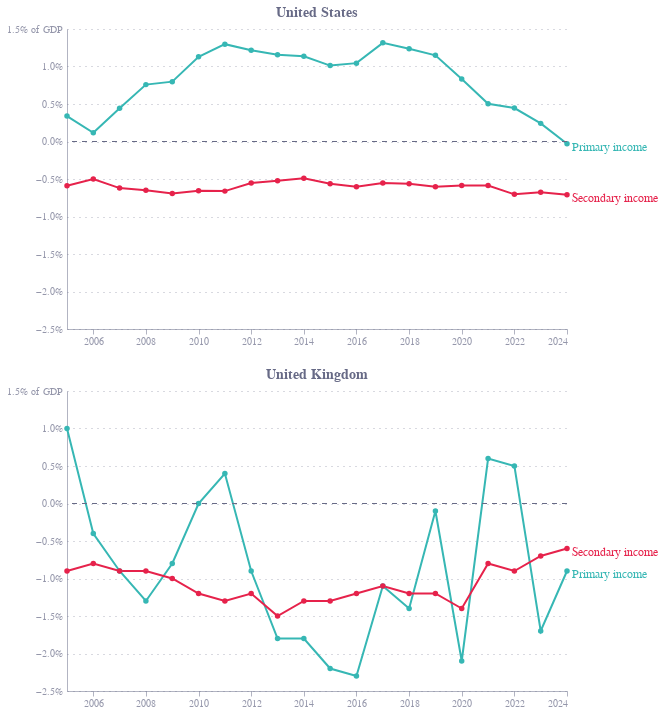

Here is the notebook cell this chart was saved with:
### Code cell
df['end_label'] = np.where(df['date'] == df['date'].max(), df.component, "")


base = alt.Chart(df).encode(
    x=alt.X("date:T", title=""),
    y=alt.Y(
        "value:Q", 
        title="", 
        scale=alt.Scale(domain=[-0.025, 0.015]),
        axis=alt.Axis(
            format=",.1%",
            labelExpr="datum.label + (datum.value == 0.015 ? ' of GDP ' : '')"
        )
    ),
    color=alt.Color("component:N", title="Income Component"),  # << CHANGED HERE
    tooltip=["country", "component", "date", alt.Tooltip("value:Q", format=".2%")]
).mark_line(point=True)

# -----------------------------
# US chart: Primary + Secondary
# -----------------------------
us_chart = base.transform_filter(
    alt.datum.country == "United States"
).mark_line(point=True)

us_chart = (us_chart + zero_rule).properties(
    title=alt.TitleParams(
        text="United States",
        color="#676A86",
        fontWeight="bold",
        frame="group",
        fontSize=14,
        dx=0,
    ),
    width=500,
    height=300
)

# -----------------------------
# UK chart: Primary + Secondary
# -----------------------------
uk_chart = base.transform_filter(
    alt.datum.country == "United Kingdom"
).mark_line(point=True)


# Optional: add end labels (only for US here, adjust if needed)
us_end_labels = alt.Chart(df.query("country == 'United States'")
                          
                          ).mark_text(
    align='left',
    baseline='middle',
    dx=5,
    dy=alt.expr("datum.country == 'United States' ? 3 : -3"),
    fontSize=12,
    fontWeight='normal',
).encode(
    x=alt.X("date:T"),
    y=alt.Y("value:Q"),
    text=alt.Text("end_label:N"),
    color=alt.Color("component:N", title="Country", legend=None),
).transform_filter(
    "datum.end_label != ''"
)

uk_end_labels = alt.Chart(df.query("country == 'United Kingdom'")
                          ).mark_text(
    align='left',
    baseline='middle',
    dx=5,
    dy=alt.expr("datum.country == 'United Kingdom' ? 3 : -3"),
    fontSize=12,
    fontWeight='normal',
).encode(
    x=alt.X("date:T"),
    y=alt.Y("value:Q"),
    text=alt.Text("end_label:N"),
    color=alt.Color("component:N", title="Country", legend=None),
).transform_filter(
    "datum.end_label != ''"
)

us_chart = us_chart + us_end_labels

uk_chart = (uk_chart + zero_rule).properties(
    title=alt.TitleParams(
        text="United Kingdom",
        color="#676A86",
        fontWeight="bold",
        frame="group",
        fontSize=14,
        dx=0,
    ),
    width=500,
    height=300
)
uk_chart = uk_chart + uk_end_labels

# -----------------------------
# Combine vertically: US on top, UK below
# -----------------------------
combined_chart = alt.vconcat(
    us_chart,
    uk_chart
).resolve_scale(
    y='independent'
)

# Save & display
combined_chart.save("charts/US_UK_primary_secondary_income_stacked.png", scale_factor=3)
combined_chart.save("charts/US_UK_primary_secondary_income_stacked.json")
combined_chart.display()

### Figure 1 — Vega-Lite specification as saved in the notebook (floating-point values rounded to 4 significant figures)
{"config": {"font": "Circular Std", "mark": {"line": {"interpolate": "monotone"}}, "view": {"stroke": "transparent", "width": 400, "height": 300}, "range": {"category": ["#36B7B4", "#E6224B", "#F4C245", "#0063AF", "#00A767", "#179FDB", "#EB5C2E"], "diverging": ["#E6224B", "#E54753", "#C9C9C9", "#179FDB", "#122B39"], "heatmap": ["#C9C9C9", "#179FDB", "#0063AF", "#122B39"], "ordinal": ["#00A767", "#36B7B4", "#179FDB", "#0063AF", "#243B5A"]}, "axisX": {"domainColor": "#676A86", "domainOpacity": 0.5, "grid": false, "labelAngle": 0, "labelColor": "#676A86", "labelOpacity": 0.7, "orient": "bottom", "tickColor": "#676A86", "tickCount": 10, "tickOpacity": 0.5, "title": false, "titleAlign": "center", "titleAnchor": "middle", "titleColor": "#676A86", "titleFontSize": 12, "titleOpacity": 0.8, "titleY": -15}, "axisY": {"domainColor": "#676A86", "domainOpacity": 0.5, "gridColor": "#676A86", "gridDash": [1, 5], "gridOpacity": 0.5, "labelColor": "#676A86", "labelOpacity": 0.7, "labelPadding": 5, "tickColor": "#676A86", "tickCount": 8, "tickOpacity": 0.5, "ticks": false, "titleAlign": "left", "titleAngle": 0, "titleBaseline": "bottom", "titleColor": "#676A86", "titleFontSize": 12, "titleOpacity": 0.8, "titleX": 0, "titleY": -7}}, "vconcat": [{"layer": [{"data": {"name": "data-5f85a0d5340de08019c81cf441d1ee88"}, "mark": {"type": "line", "point": true}, "encoding": {"color": {"field": "component", "title": "Income Component", "type": "nominal"}, "tooltip": [{"field": "country", "type": "nominal"}, {"field": "component", "type": "nominal"}, {"field": "date", "type": "temporal"}, {"field": "value", "format": ".2%", "type": "quantitative"}], "x": {"field": "date", "title": "", "type": "temporal"}, "y": {"axis": {"format": ",.1%", "labelExpr": "datum.label + (datum.value == 0.015 ? ' of GDP ' : '')"}, "field": "value", "scale": {"domain": [-0.025, 0.015]}, "title": "", "type": "quantitative"}}, "transform": [{"filter": "(datum.country === 'United States')"}]}, {"data": {"name": "data-a0a55d106695e8d630baff0f16eee66d"}, "mark": {"type": "rule", "color": "#676A86", "size": 1, "strokeDash": [5, 5]}, "encoding": {"y": {"field": "y", "title": "", "type": "quantitative"}}}, {"data": {"name": "data-a0b06865340e5c4b8ab78f7c3a3863be"}, "mark": {"type": "text", "align": "left", "baseline": "middle", "dx": 5, "dy": {"expr": "datum.country == 'United States' ? 3 : -3"}, "fontSize": 12, "fontWeight": "normal"}, "encoding": {"color": {"field": "component", "legend": null, "title": "Country", "type": "nominal"}, "text": {"field": "end_label", "type": "nominal"}, "x": {"field": "date", "type": "temporal"}, "y": {"field": "value", "type": "quantitative"}}, "transform": [{"filter": "datum.end_label != ''"}]}], "height": 300, "title": {"text": "United States", "color": "#676A86", "dx": 0, "fontSize": 14, "fontWeight": "bold", "frame": "group"}, "width": 500}, {"layer": [{"data": {"name": "data-5f85a0d5340de08019c81cf441d1ee88"}, "mark": {"type": "line", "point": true}, "encoding": {"color": {"field": "component", "title": "Income Component", "type": "nominal"}, "tooltip": [{"field": "country", "type": "nominal"}, {"field": "component", "type": "nominal"}, {"field": "date", "type": "temporal"}, {"field": "value", "format": ".2%", "type": "quantitative"}], "x": {"field": "date", "title": "", "type": "temporal"}, "y": {"axis": {"format": ",.1%", "labelExpr": "datum.label + (datum.value == 0.015 ? ' of GDP ' : '')"}, "field": "value", "scale": {"domain": [-0.025, 0.015]}, "title": "", "type": "quantitative"}}, "transform": [{"filter": "(datum.country === 'United Kingdom')"}]}, {"data": {"name": "data-a0a55d106695e8d630baff0f16eee66d"}, "mark": {"type": "rule", "color": "#676A86", "size": 1, "strokeDash": [5, 5]}, "encoding": {"y": {"field": "y", "title": "", "type": "quantitative"}}}, {"data": {"name": "data-22dd2e5b51fd53aa84634196f025e640"}, "mark": {"type": "text", "align": "left", "baseline": "middle", "dx": 5, "dy": {"expr": "datum.country == 'United Kingdom' ? 3 : -3"}, "fontSize": 12, "fontWeight": "normal"}, "encoding": {"color": {"field": "component", "legend": null, "title": "Country", "type": "nominal"}, "text": {"field": "end_label", "type": "nominal"}, "x": {"field": "date", "type": "temporal"}, "y": {"field": "value", "type": "quantitative"}}, "transform": [{"filter": "datum.end_label != ''"}]}], "height": 300, "title": {"text": "United Kingdom", "color": "#676A86", "dx": 0, "fontSize": 14, "fontWeight": "bold", "frame": "group"}, "width": 500}], "resolve": {"scale": {"y": "independent"}}, "$schema": "https://vega.github.io/schema/vega-lite/v5.20.1.json", "datasets": {"data-5f85a0d5340de08019c81cf441d1ee88": [{"country": "United States", "component": "Primary income", "date": "2005-01-01T00:00:00", "value": 0.003389, "end_label": ""}, {"country": "United States", "component": "Primary income", "date": "2006-01-01T00:00:00", "value": 0.001156, "end_label": ""}, {"country": "United States", "component": "Primary income", "date": "2007-01-01T00:00:00", "value": 0.004446, "end_label": ""}, {"country": "United States", "component": "Primary income", "date": "2008-01-01T00:00:00", "value": 0.007584, "end_label": ""}, {"country": "United States", "component": "Primary income", "date": "2009-01-01T00:00:00", "value": 0.00798, "end_label": ""}, {"country": "United States", "component": "Primary income", "date": "2010-01-01T00:00:00", "value": 0.01129, "end_label": ""}, {"country": "United States", "component": "Primary income", "date": "2011-01-01T00:00:00", "value": 0.01298, "end_label": ""}, {"country": "United States", "component": "Primary income", "date": "2012-01-01T00:00:00", "value": 0.01217, "end_label": ""}, {"country": "United States", "component": "Primary income", "date": "2013-01-01T00:00:00", "value": 0.01158, "end_label": ""}, {"country": "United States", "component": "Primary income", "date": "2014-01-01T00:00:00", "value": 0.01137, "end_label": ""}, {"country": "United States", "component": "Primary income", "date": "2015-01-01T00:00:00", "value": 0.01012, "end_label": ""}, {"country": "United States", "component": "Primary income", "date": "2016-01-01T00:00:00", "value": 0.01045, "end_label": ""}, {"country": "United States", "component": "Primary income", "date": "2017-01-01T00:00:00", "value": 0.01315, "end_label": ""}, {"country": "United States", "component": "Primary income", "date": "2018-01-01T00:00:00", "value": 0.01236, "end_label": ""}, {"country": "United States", "component": "Primary income", "date": "2019-01-01T00:00:00", "value": 0.01149, "end_label": ""}, {"country": "United States", "component": "Primary income", "date": "2020-01-01T00:00:00", "value": 0.008322, "end_label": ""}, {"country": "United States", "component": "Primary income", "date": "2021-01-01T00:00:00", "value": 0.005028, "end_label": ""}, {"country": "United States", "component": "Primary income", "date": "2022-01-01T00:00:00", "value": 0.004459, "end_label": ""}, {"country": "United States", "component": "Primary income", "date": "2023-01-01T00:00:00", "value": 0.002418, "end_label": ""}, {"country": "United States", "component": "Primary income", "date": "2024-01-01T00:00:00", "value": -0.0003046, "end_label": "Primary income"}, {"country": "United States", "component": "Secondary income", "date": "2005-01-01T00:00:00", "value": -0.005896, "end_label": ""}, {"country": "United States", "component": "Secondary income", "date": "2006-01-01T00:00:00", "value": -0.005001, "end_label": ""}, {"country": "United States", "component": "Secondary income", "date": "2007-01-01T00:00:00", "value": -0.006212, "end_label": ""}, {"country": "United States", "component": "Secondary income", "date": "2008-01-01T00:00:00", "value": -0.006513, "end_label": ""}, {"country": "United States", "component": "Secondary income", "date": "2009-01-01T00:00:00", "value": -0.006941, "end_label": ""}, {"country": "United States", "component": "Secondary income", "date": "2010-01-01T00:00:00", "value": -0.006567, "end_label": ""}, {"country": "United States", "component": "Secondary income", "date": "2011-01-01T00:00:00", "value": -0.006616, "end_label": ""}, {"country": "United States", "component": "Secondary income", "date": "2012-01-01T00:00:00", "value": -0.005545, "end_label": ""}, {"country": "United States", "component": "Secondary income", "date": "2013-01-01T00:00:00", "value": -0.00522, "end_label": ""}, {"country": "United States", "component": "Secondary income", "date": "2014-01-01T00:00:00", "value": -0.004903, "end_label": ""}, {"country": "United States", "component": "Secondary income", "date": "2015-01-01T00:00:00", "value": -0.005623, "end_label": ""}, {"country": "United States", "component": "Secondary income", "date": "2016-01-01T00:00:00", "value": -0.00602, "end_label": ""}, {"country": "United States", "component": "Secondary income", "date": "2017-01-01T00:00:00", "value": -0.005538, "end_label": ""}, {"country": "United States", "component": "Secondary income", "date": "2018-01-01T00:00:00", "value": -0.005641, "end_label": ""}, {"country": "United States", "component": "Secondary income", "date": "2019-01-01T00:00:00", "value": -0.006024, "end_label": ""}, {"country": "United States", "component": "Secondary income", "date": "2020-01-01T00:00:00", "value": -0.005864, "end_label": ""}, {"country": "United States", "component": "Secondary income", "date": "2021-01-01T00:00:00", "value": -0.005868, "end_label": ""}, {"country": "United States", "component": "Secondary income", "date": "2022-01-01T00:00:00", "value": -0.007048, "end_label": ""}, {"country": "United States", "component": "Secondary income", "date": "2023-01-01T00:00:00", "value": -0.006764, "end_label": ""}, {"country": "United States", "component": "Secondary income", "date": "2024-01-01T00:00:00", "value": -0.007089, "end_label": "Secondary income"}, {"country": "United Kingdom", "component": "Primary income", "date": "2005-01-01T00:00:00", "value": 0.01, "end_label": ""}, {"country": "United Kingdom", "component": "Primary income", "date": "2006-01-01T00:00:00", "value": -0.004, "end_label": ""}, {"country": "United Kingdom", "component": "Primary income", "date": "2007-01-01T00:00:00", "value": -0.009, "end_label": ""}, {"country": "United Kingdom", "component": "Primary income", "date": "2008-01-01T00:00:00", "value": -0.013, "end_label": ""}, {"country": "United Kingdom", "component": "Primary income", "date": "2009-01-01T00:00:00", "value": -0.008, "end_label": ""}, {"country": "United Kingdom", "component": "Primary income", "date": "2010-01-01T00:00:00", "value": 0.0, "end_label": ""}, {"country": "United Kingdom", "component": "Primary income", "date": "2011-01-01T00:00:00", "value": 0.004, "end_label": ""}, {"country": "United Kingdom", "component": "Primary income", "date": "2012-01-01T00:00:00", "value": -0.009, "end_label": ""}, {"country": "United Kingdom", "component": "Primary income", "date": "2013-01-01T00:00:00", "value": -0.018, "end_label": ""}, {"country": "United Kingdom", "component": "Primary income", "date": "2014-01-01T00:00:00", "value": -0.018, "end_label": ""}, {"country": "United Kingdom", "component": "Primary income", "date": "2015-01-01T00:00:00", "value": -0.022, "end_label": ""}, {"country": "United Kingdom", "component": "Primary income", "date": "2016-01-01T00:00:00", "value": -0.023, "end_label": ""}, {"country": "United Kingdom", "component": "Primary income", "date": "2017-01-01T00:00:00", "value": -0.011, "end_label": ""}, {"country": "United Kingdom", "component": "Primary income", "date": "2018-01-01T00:00:00", "value": -0.014, "end_label": ""}, {"country": "United Kingdom", "component": "Primary income", "date": "2019-01-01T00:00:00", "value": -0.001, "end_label": ""}, {"country": "United Kingdom", "component": "Primary income", "date": "2020-01-01T00:00:00", "value": -0.021, "end_label": ""}, {"country": "United Kingdom", "component": "Primary income", "date": "2021-01-01T00:00:00", "value": 0.006, "end_label": ""}, {"country": "United Kingdom", "component": "Primary income", "date": "2022-01-01T00:00:00", "value": 0.005, "end_label": ""}, {"country": "United Kingdom", "component": "Primary income", "date": "2023-01-01T00:00:00", "value": -0.017, "end_label": ""}, {"country": "United Kingdom", "component": "Primary income", "date": "2024-01-01T00:00:00", "value": -0.009, "end_label": "Primary income"}, {"country": "United Kingdom", "component": "Secondary income", "date": "2005-01-01T00:00:00", "value": -0.009, "end_label": ""}, {"country": "United Kingdom", "component": "Secondary income", "date": "2006-01-01T00:00:00", "value": -0.008, "end_label": ""}, {"country": "United Kingdom", "component": "Secondary income", "date": "2007-01-01T00:00:00", "value": -0.009, "end_label": ""}, {"country": "United Kingdom", "component": "Secondary income", "date": "2008-01-01T00:00:00", "value": -0.009, "end_label": ""}, {"country": "United Kingdom", "component": "Secondary income", "date": "2009-01-01T00:00:00", "value": -0.01, "end_label": ""}, {"country": "United Kingdom", "component": "Secondary income", "date": "2010-01-01T00:00:00", "value": -0.012, "end_label": ""}, {"country": "United Kingdom", "component": "Secondary income", "date": "2011-01-01T00:00:00", "value": -0.013, "end_label": ""}, {"country": "United Kingdom", "component": "Secondary income", "date": "2012-01-01T00:00:00", "value": -0.012, "end_label": ""}, {"country": "United Kingdom", "component": "Secondary income", "date": "2013-01-01T00:00:00", "value": -0.015, "end_label": ""}, {"country": "United Kingdom", "component": "Secondary income", "date": "2014-01-01T00:00:00", "value": -0.013, "end_label": ""}, {"country": "United Kingdom", "component": "Secondary income", "date": "2015-01-01T00:00:00", "value": -0.013, "end_label": ""}, {"country": "United Kingdom", "component": "Secondary income", "date": "2016-01-01T00:00:00", "value": -0.012, "end_label": ""}, {"country": "United Kingdom", "component": "Secondary income", "date": "2017-01-01T00:00:00", "value": -0.011, "end_label": ""}, {"country": "United Kingdom", "component": "Secondary income", "date": "2018-01-01T00:00:00", "value": -0.012, "end_label": ""}, {"country": "United Kingdom", "component": "Secondary income", "date": "2019-01-01T00:00:00", "value": -0.012, "end_label": ""}, {"country": "United Kingdom", "component": "Secondary income", "date": "2020-01-01T00:00:00", "value": -0.014, "end_label": ""}, {"country": "United Kingdom", "component": "Secondary income", "date": "2021-01-01T00:00:00", "value": -0.008, "end_label": ""}, {"country": "United Kingdom", "component": "Secondary income", "date": "2022-01-01T00:00:00", "value": -0.009, "end_label": ""}, {"country": "United Kingdom", "component": "Secondary income", "date": "2023-01-01T00:00:00", "value": -0.007, "end_label": ""}, {"country": "United Kingdom", "component": "Secondary income", "date": "2024-01-01T00:00:00", "value": -0.006, "end_label": "Secondary income"}], "data-a0a55d106695e8d630baff0f16eee66d": [{"y": 0}], "data-a0b06865340e5c4b8ab78f7c3a3863be": [{"country": "United States", "component": "Primary income", "date": "2005-01-01T00:00:00", "value": 0.003389, "end_label": ""}, {"country": "United States", "component": "Primary income", "date": "2006-01-01T00:00:00", "value": 0.001156, "end_label": ""}, {"country": "United States", "component": "Primary income", "date": "2007-01-01T00:00:00", "value": 0.004446, "end_label": ""}, {"country": "United States", "component": "Primary income", "date": "2008-01-01T00:00:00", "value": 0.007584, "end_label": ""}, {"country": "United States", "component": "Primary income", "date": "2009-01-01T00:00:00", "value": 0.00798, "end_label": ""}, {"country": "United States", "component": "Primary income", "date": "2010-01-01T00:00:00", "value": 0.01129, "end_label": ""}, {"country": "United States", "component": "Primary income", "date": "2011-01-01T00:00:00", "value": 0.01298, "end_label": ""}, {"country": "United States", "component": "Primary income", "date": "2012-01-01T00:00:00", "value": 0.01217, "end_label": ""}, {"country": "United States", "component": "Primary income", "date": "2013-01-01T00:00:00", "value": 0.01158, "end_label": ""}, {"country": "United States", "component": "Primary income", "date": "2014-01-01T00:00:00", "value": 0.01137, "end_label": ""}, {"country": "United States", "component": "Primary income", "date": "2015-01-01T00:00:00", "value": 0.01012, "end_label": ""}, {"country": "United States", "component": "Primary income", "date": "2016-01-01T00:00:00", "value": 0.01045, "end_label": ""}, {"country": "United States", "component": "Primary income", "date": "2017-01-01T00:00:00", "value": 0.01315, "end_label": ""}, {"country": "United States", "component": "Primary income", "date": "2018-01-01T00:00:00", "value": 0.01236, "end_label": ""}, {"country": "United States", "component": "Primary income", "date": "2019-01-01T00:00:00", "value": 0.01149, "end_label": ""}, {"country": "United States", "component": "Primary income", "date": "2020-01-01T00:00:00", "value": 0.008322, "end_label": ""}, {"country": "United States", "component": "Primary income", "date": "2021-01-01T00:00:00", "value": 0.005028, "end_label": ""}, {"country": "United States", "component": "Primary income", "date": "2022-01-01T00:00:00", "value": 0.004459, "end_label": ""}, {"country": "United States", "component": "Primary income", "date": "2023-01-01T00:00:00", "value": 0.002418, "end_label": ""}, {"country": "United States", "component": "Primary income", "date": "2024-01-01T00:00:00", "value": -0.0003046, "end_label": "Primary income"}, {"country": "United States", "component": "Secondary income", "date": "2005-01-01T00:00:00", "value": -0.005896, "end_label": ""}, {"country": "United States", "component": "Secondary income", "date": "2006-01-01T00:00:00", "value": -0.005001, "end_label": ""}, {"country": "United States", "component": "Secondary income", "date": "2007-01-01T00:00:00", "value": -0.006212, "end_label": ""}, {"country": "United States", "component": "Secondary income", "date": "2008-01-01T00:00:00", "value": -0.006513, "end_label": ""}, {"country": "United States", "component": "Secondary income", "date": "2009-01-01T00:00:00", "value": -0.006941, "end_label": ""}, {"country": "United States", "component": "Secondary income", "date": "2010-01-01T00:00:00", "value": -0.006567, "end_label": ""}, {"country": "United States", "component": "Secondary income", "date": "2011-01-01T00:00:00", "value": -0.006616, "end_label": ""}, {"country": "United States", "component": "Secondary income", "date": "2012-01-01T00:00:00", "value": -0.005545, "end_label": ""}, {"country": "United States", "component": "Secondary income", "date": "2013-01-01T00:00:00", "value": -0.00522, "end_label": ""}, {"country": "United States", "component": "Secondary income", "date": "2014-01-01T00:00:00", "value": -0.004903, "end_label": ""}, {"country": "United States", "component": "Secondary income", "date": "2015-01-01T00:00:00", "value": -0.005623, "end_label": ""}, {"country": "United States", "component": "Secondary income", "date": "2016-01-01T00:00:00", "value": -0.00602, "end_label": ""}, {"country": "United States", "component": "Secondary income", "date": "2017-01-01T00:00:00", "value": -0.005538, "end_label": ""}, {"country": "United States", "component": "Secondary income", "date": "2018-01-01T00:00:00", "value": -0.005641, "end_label": ""}, {"country": "United States", "component": "Secondary income", "date": "2019-01-01T00:00:00", "value": -0.006024, "end_label": ""}, {"country": "United States", "component": "Secondary income", "date": "2020-01-01T00:00:00", "value": -0.005864, "end_label": ""}, {"country": "United States", "component": "Secondary income", "date": "2021-01-01T00:00:00", "value": -0.005868, "end_label": ""}, {"country": "United States", "component": "Secondary income", "date": "2022-01-01T00:00:00", "value": -0.007048, "end_label": ""}, {"country": "United States", "component": "Secondary income", "date": "2023-01-01T00:00:00", "value": -0.006764, "end_label": ""}, {"country": "United States", "component": "Secondary income", "date": "2024-01-01T00:00:00", "value": -0.007089, "end_label": "Secondary income"}], "data-22dd2e5b51fd53aa84634196f025e640": [{"country": "United Kingdom", "component": "Primary income", "date": "2005-01-01T00:00:00", "value": 0.01, "end_label": ""}, {"country": "United Kingdom", "component": "Primary income", "date": "2006-01-01T00:00:00", "value": -0.004, "end_label": ""}, {"country": "United Kingdom", "component": "Primary income", "date": "2007-01-01T00:00:00", "value": -0.009, "end_label": ""}, {"country": "United Kingdom", "component": "Primary income", "date": "2008-01-01T00:00:00", "value": -0.013, "end_label": ""}, {"country": "United Kingdom", "component": "Primary income", "date": "2009-01-01T00:00:00", "value": -0.008, "end_label": ""}, {"country": "United Kingdom", "component": "Primary income", "date": "2010-01-01T00:00:00", "value": 0.0, "end_label": ""}, {"country": "United Kingdom", "component": "Primary income", "date": "2011-01-01T00:00:00", "value": 0.004, "end_label": ""}, {"country": "United Kingdom", "component": "Primary income", "date": "2012-01-01T00:00:00", "value": -0.009, "end_label": ""}, {"country": "United Kingdom", "component": "Primary income", "date": "2013-01-01T00:00:00", "value": -0.018, "end_label": ""}, {"country": "United Kingdom", "component": "Primary income", "date": "2014-01-01T00:00:00", "value": -0.018, "end_label": ""}, {"country": "United Kingdom", "component": "Primary income", "date": "2015-01-01T00:00:00", "value": -0.022, "end_label": ""}, {"country": "United Kingdom", "component": "Primary income", "date": "2016-01-01T00:00:00", "value": -0.023, "end_label": ""}, {"country": "United Kingdom", "component": "Primary income", "date": "2017-01-01T00:00:00", "value": -0.011, "end_label": ""}, {"country": "United Kingdom", "component": "Primary income", "date": "2018-01-01T00:00:00", "value": -0.014, "end_label": ""}, {"country": "United Kingdom", "component": "Primary income", "date": "2019-01-01T00:00:00", "value": -0.001, "end_label": ""}, {"country": "United Kingdom", "component": "Primary income", "date": "2020-01-01T00:00:00", "value": -0.021, "end_label": ""}, {"country": "United Kingdom", "component": "Primary income", "date": "2021-01-01T00:00:00", "value": 0.006, "end_label": ""}, {"country": "United Kingdom", "component": "Primary income", "date": "2022-01-01T00:00:00", "value": 0.005, "end_label": ""}, {"country": "United Kingdom", "component": "Primary income", "date": "2023-01-01T00:00:00", "value": -0.017, "end_label": ""}, {"country": "United Kingdom", "component": "Primary income", "date": "2024-01-01T00:00:00", "value": -0.009, "end_label": "Primary income"}, {"country": "United Kingdom", "component": "Secondary income", "date": "2005-01-01T00:00:00", "value": -0.009, "end_label": ""}, {"country": "United Kingdom", "component": "Secondary income", "date": "2006-01-01T00:00:00", "value": -0.008, "end_label": ""}, {"country": "United Kingdom", "component": "Secondary income", "date": "2007-01-01T00:00:00", "value": -0.009, "end_label": ""}, {"country": "United Kingdom", "component": "Secondary income", "date": "2008-01-01T00:00:00", "value": -0.009, "end_label": ""}, {"country": "United Kingdom", "component": "Secondary income", "date": "2009-01-01T00:00:00", "value": -0.01, "end_label": ""}, {"country": "United Kingdom", "component": "Secondary income", "date": "2010-01-01T00:00:00", "value": -0.012, "end_label": ""}, {"country": "United Kingdom", "component": "Secondary income", "date": "2011-01-01T00:00:00", "value": -0.013, "end_label": ""}, {"country": "United Kingdom", "component": "Secondary income", "date": "2012-01-01T00:00:00", "value": -0.012, "end_label": ""}, {"country": "United Kingdom", "component": "Secondary income", "date": "2013-01-01T00:00:00", "value": -0.015, "end_label": ""}, {"country": "United Kingdom", "component": "Secondary income", "date": "2014-01-01T00:00:00", "value": -0.013, "end_label": ""}, {"country": "United Kingdom", "component": "Secondary income", "date": "2015-01-01T00:00:00", "value": -0.013, "end_label": ""}, {"country": "United Kingdom", "component": "Secondary income", "date": "2016-01-01T00:00:00", "value": -0.012, "end_label": ""}, {"country": "United Kingdom", "component": "Secondary income", "date": "2017-01-01T00:00:00", "value": -0.011, "end_label": ""}, {"country": "United Kingdom", "component": "Secondary income", "date": "2018-01-01T00:00:00", "value": -0.012, "end_label": ""}, {"country": "United Kingdom", "component": "Secondary income", "date": "2019-01-01T00:00:00", "value": -0.012, "end_label": ""}, {"country": "United Kingdom", "component": "Secondary income", "date": "2020-01-01T00:00:00", "value": -0.014, "end_label": ""}, {"country": "United Kingdom", "component": "Secondary income", "date": "2021-01-01T00:00:00", "value": -0.008, "end_label": ""}, {"country": "United Kingdom", "component": "Secondary income", "date": "2022-01-01T00:00:00", "value": -0.009, "end_label": ""}, {"country": "United Kingdom", "component": "Secondary income", "date": "2023-01-01T00:00:00", "value": -0.007, "end_label": ""}, {"country": "United Kingdom", "component": "Secondary income", "date": "2024-01-01T00:00:00", "value": -0.006, "end_label": "Secondary income"}]}}
